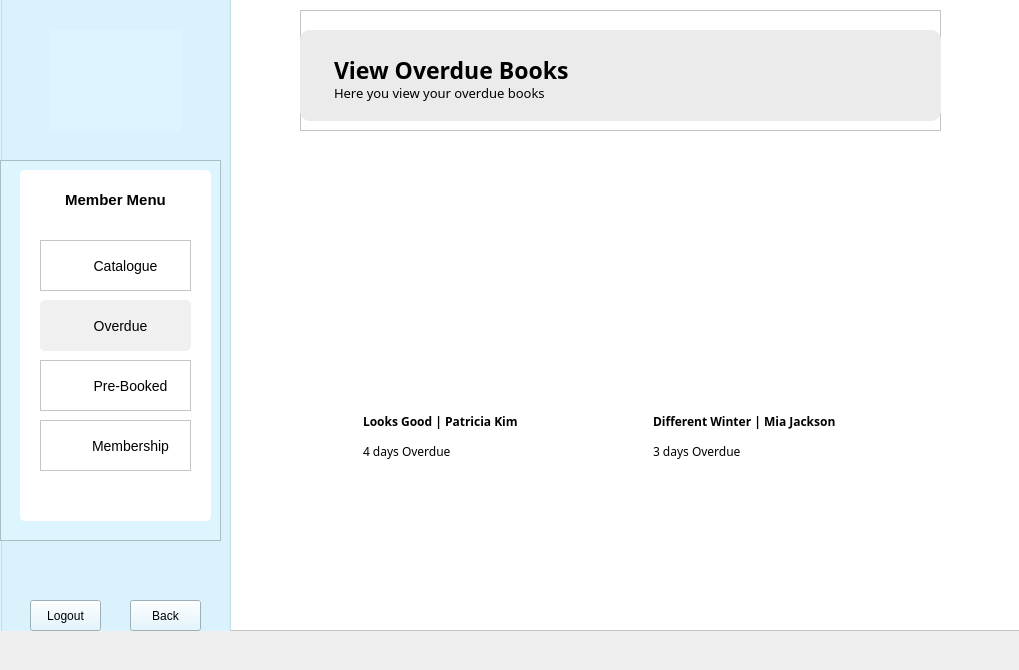
<?xml version="1.0" encoding="UTF-8"?>
<ui version="4.0">
 <class>MemberOverdue</class>
 <widget class="QDialog" name="MemberOverdue">
  <property name="geometry">
   <rect>
    <x>0</x>
    <y>0</y>
    <width>1019</width>
    <height>670</height>
   </rect>
  </property>
  <property name="windowTitle">
   <string>Dialog</string>
  </property>
  <widget class="QFrame" name="frame">
   <property name="geometry">
    <rect>
     <x>0</x>
     <y>-10</y>
     <width>1021</width>
     <height>641</height>
    </rect>
   </property>
   <property name="styleSheet">
    <string notr="true">background: white;</string>
   </property>
   <property name="frameShape">
    <enum>QFrame::StyledPanel</enum>
   </property>
   <property name="frameShadow">
    <enum>QFrame::Raised</enum>
   </property>
   <widget class="QGroupBox" name="menuPanel">
    <property name="geometry">
     <rect>
      <x>0</x>
      <y>0</y>
      <width>231</width>
      <height>671</height>
     </rect>
    </property>
    <property name="styleSheet">
     <string notr="true">background: rgb(220, 245, 255);</string>
    </property>
    <property name="title">
     <string/>
    </property>
    <widget class="QLabel" name="logo">
     <property name="geometry">
      <rect>
       <x>50</x>
       <y>40</y>
       <width>131</width>
       <height>101</height>
      </rect>
     </property>
     <property name="text">
      <string/>
     </property>
     <property name="pixmap">
      <pixmap resource="Resources.qrc">:/images/logo.png</pixmap>
     </property>
     <property name="scaledContents">
      <bool>true</bool>
     </property>
    </widget>
    <widget class="QFrame" name="menu">
     <property name="geometry">
      <rect>
       <x>0</x>
       <y>170</y>
       <width>221</width>
       <height>381</height>
      </rect>
     </property>
     <property name="frameShape">
      <enum>QFrame::StyledPanel</enum>
     </property>
     <property name="frameShadow">
      <enum>QFrame::Raised</enum>
     </property>
     <widget class="QListWidget" name="listWidget_2">
      <property name="geometry">
       <rect>
        <x>20</x>
        <y>10</y>
        <width>191</width>
        <height>351</height>
       </rect>
      </property>
      <property name="styleSheet">
       <string notr="true">background: white;
border-radius: 5px;</string>
      </property>
      <property name="frameShadow">
       <enum>QFrame::Raised</enum>
      </property>
     </widget>
     <widget class="QFrame" name="catalogue_1">
      <property name="geometry">
       <rect>
        <x>40</x>
        <y>80</y>
        <width>151</width>
        <height>51</height>
       </rect>
      </property>
      <property name="styleSheet">
       <string notr="true">background: white;</string>
      </property>
      <property name="frameShape">
       <enum>QFrame::StyledPanel</enum>
      </property>
      <property name="frameShadow">
       <enum>QFrame::Raised</enum>
      </property>
      <widget class="QLabel" name="label_5">
       <property name="geometry">
        <rect>
         <x>10</x>
         <y>10</y>
         <width>31</width>
         <height>31</height>
        </rect>
       </property>
       <property name="text">
        <string/>
       </property>
       <property name="pixmap">
        <pixmap resource="Resources.qrc">:/images/Icons/books.png</pixmap>
       </property>
       <property name="scaledContents">
        <bool>true</bool>
       </property>
      </widget>
      <widget class="QPushButton" name="catalogue">
       <property name="geometry">
        <rect>
         <x>50</x>
         <y>10</y>
         <width>71</width>
         <height>31</height>
        </rect>
       </property>
       <property name="styleSheet">
        <string notr="true">QPushButton {
background: transparent;
font-size: 14px;
border: none;
}

QPushButton:hover {
	color: rgb(124, 204, 241);
}</string>
       </property>
       <property name="text">
        <string>Catalogue</string>
       </property>
       <property name="autoDefault">
        <bool>false</bool>
       </property>
      </widget>
     </widget>
     <widget class="QFrame" name="manageBooks_1">
      <property name="geometry">
       <rect>
        <x>40</x>
        <y>140</y>
        <width>151</width>
        <height>51</height>
       </rect>
      </property>
      <property name="styleSheet">
       <string notr="true">background: rgb(240, 240, 240);
border-radius: 5px;</string>
      </property>
      <property name="frameShape">
       <enum>QFrame::StyledPanel</enum>
      </property>
      <property name="frameShadow">
       <enum>QFrame::Raised</enum>
      </property>
      <widget class="QLabel" name="label_6">
       <property name="geometry">
        <rect>
         <x>10</x>
         <y>10</y>
         <width>31</width>
         <height>31</height>
        </rect>
       </property>
       <property name="text">
        <string/>
       </property>
       <property name="pixmap">
        <pixmap resource="Resources.qrc">:/images/Icons/overdue.png</pixmap>
       </property>
       <property name="scaledContents">
        <bool>true</bool>
       </property>
      </widget>
      <widget class="QPushButton" name="manageBooks">
       <property name="geometry">
        <rect>
         <x>50</x>
         <y>10</y>
         <width>61</width>
         <height>31</height>
        </rect>
       </property>
       <property name="styleSheet">
        <string notr="true">QPushButton {
background: transparent;
font-size: 14px;
border: none;
}

QPushButton:hover {
	color: rgb(124, 204, 241);
}</string>
       </property>
       <property name="text">
        <string>Overdue</string>
       </property>
      </widget>
     </widget>
     <widget class="QFrame" name="status_1">
      <property name="geometry">
       <rect>
        <x>40</x>
        <y>200</y>
        <width>151</width>
        <height>51</height>
       </rect>
      </property>
      <property name="styleSheet">
       <string notr="true">background: white;</string>
      </property>
      <property name="frameShape">
       <enum>QFrame::StyledPanel</enum>
      </property>
      <property name="frameShadow">
       <enum>QFrame::Raised</enum>
      </property>
      <widget class="QLabel" name="label_7">
       <property name="geometry">
        <rect>
         <x>10</x>
         <y>10</y>
         <width>31</width>
         <height>31</height>
        </rect>
       </property>
       <property name="text">
        <string/>
       </property>
       <property name="pixmap">
        <pixmap resource="Resources.qrc">:/images/Icons/book.png</pixmap>
       </property>
       <property name="scaledContents">
        <bool>true</bool>
       </property>
      </widget>
      <widget class="QPushButton" name="status">
       <property name="geometry">
        <rect>
         <x>50</x>
         <y>10</y>
         <width>81</width>
         <height>31</height>
        </rect>
       </property>
       <property name="styleSheet">
        <string notr="true">QPushButton {
background: transparent;
font-size: 14px;
border: none;
}

QPushButton:hover {
	color: rgb(124, 204, 241);
}</string>
       </property>
       <property name="text">
        <string>Pre-Booked</string>
       </property>
      </widget>
     </widget>
     <widget class="QFrame" name="membership_1">
      <property name="geometry">
       <rect>
        <x>40</x>
        <y>260</y>
        <width>151</width>
        <height>51</height>
       </rect>
      </property>
      <property name="styleSheet">
       <string notr="true">background: white;</string>
      </property>
      <property name="frameShape">
       <enum>QFrame::StyledPanel</enum>
      </property>
      <property name="frameShadow">
       <enum>QFrame::Raised</enum>
      </property>
      <widget class="QLabel" name="label_8">
       <property name="geometry">
        <rect>
         <x>10</x>
         <y>10</y>
         <width>31</width>
         <height>31</height>
        </rect>
       </property>
       <property name="text">
        <string/>
       </property>
       <property name="pixmap">
        <pixmap resource="Resources.qrc">:/images/Icons/user.png</pixmap>
       </property>
       <property name="scaledContents">
        <bool>true</bool>
       </property>
      </widget>
      <widget class="QPushButton" name="membership">
       <property name="geometry">
        <rect>
         <x>50</x>
         <y>10</y>
         <width>81</width>
         <height>31</height>
        </rect>
       </property>
       <property name="styleSheet">
        <string notr="true">QPushButton {
background: transparent;
font-size: 14px;
border: none;
}

QPushButton:hover {
	color: rgb(124, 204, 241);
}</string>
       </property>
       <property name="text">
        <string>Membership</string>
       </property>
      </widget>
     </widget>
     <widget class="QLabel" name="label">
      <property name="geometry">
       <rect>
        <x>20</x>
        <y>30</y>
        <width>191</width>
        <height>20</height>
       </rect>
      </property>
      <property name="layoutDirection">
       <enum>Qt::LeftToRight</enum>
      </property>
      <property name="styleSheet">
       <string notr="true">font-weight: bold;
background: white;
font-size: 15px;
</string>
      </property>
      <property name="text">
       <string>Member Menu</string>
      </property>
      <property name="alignment">
       <set>Qt::AlignCenter</set>
      </property>
     </widget>
    </widget>
    <widget class="QPushButton" name="back">
     <property name="geometry">
      <rect>
       <x>130</x>
       <y>610</y>
       <width>71</width>
       <height>31</height>
      </rect>
     </property>
     <property name="styleSheet">
      <string notr="true">/*QPushButton {
background: white;
}*/

QPushButton:hover {
	color: rgb(106, 146, 255);
}</string>
     </property>
     <property name="text">
      <string>Back</string>
     </property>
     <property name="icon">
      <iconset theme="go-previous">
       <normaloff>../../../../../../LIS/LIS</normaloff>../../../../../../LIS/LIS</iconset>
     </property>
    </widget>
    <widget class="QPushButton" name="logout">
     <property name="geometry">
      <rect>
       <x>30</x>
       <y>610</y>
       <width>71</width>
       <height>31</height>
      </rect>
     </property>
     <property name="styleSheet">
      <string notr="true">QPushButton:hover {
	color: rgb(106, 146, 255);
}</string>
     </property>
     <property name="text">
      <string>Logout</string>
     </property>
    </widget>
   </widget>
   <widget class="QFrame" name="heading">
    <property name="geometry">
     <rect>
      <x>300</x>
      <y>20</y>
      <width>641</width>
      <height>121</height>
     </rect>
    </property>
    <property name="frameShape">
     <enum>QFrame::StyledPanel</enum>
    </property>
    <property name="frameShadow">
     <enum>QFrame::Raised</enum>
    </property>
    <widget class="QPlainTextEdit" name="plainTextEdit_2">
     <property name="geometry">
      <rect>
       <x>0</x>
       <y>20</y>
       <width>641</width>
       <height>91</height>
      </rect>
     </property>
     <property name="styleSheet">
      <string notr="true">background: rgb(235, 235, 235);
border-radius: 10px;</string>
     </property>
     <property name="frameShadow">
      <enum>QFrame::Raised</enum>
     </property>
     <property name="plainText">
      <string/>
     </property>
    </widget>
    <widget class="QPlainTextEdit" name="plainTextEdit_3">
     <property name="geometry">
      <rect>
       <x>30</x>
       <y>40</y>
       <width>411</width>
       <height>41</height>
      </rect>
     </property>
     <property name="styleSheet">
      <string notr="true">font-family: Baloo 2;
font-weight: bold;
font-size: 23px;
background: transparent;</string>
     </property>
     <property name="frameShape">
      <enum>QFrame::NoFrame</enum>
     </property>
     <property name="plainText">
      <string>View Overdue Books</string>
     </property>
    </widget>
    <widget class="QPlainTextEdit" name="plainTextEdit_4">
     <property name="geometry">
      <rect>
       <x>30</x>
       <y>70</y>
       <width>411</width>
       <height>31</height>
      </rect>
     </property>
     <property name="styleSheet">
      <string notr="true">background: transparent;
font-family: Baloo 2;
font-size: 13px;</string>
     </property>
     <property name="frameShape">
      <enum>QFrame::NoFrame</enum>
     </property>
     <property name="plainText">
      <string>Here you view your overdue books</string>
     </property>
    </widget>
   </widget>
   <widget class="QScrollArea" name="scrollArea">
    <property name="geometry">
     <rect>
      <x>290</x>
      <y>170</y>
      <width>651</width>
      <height>431</height>
     </rect>
    </property>
    <property name="styleSheet">
     <string notr="true">/* VERTICAL SCROLL*/

QScrollBar::handle:vertical {
border: none;
border-radius: 5px;
background: rgb(215, 242, 255);
margin: 15px 0 15px 0;
width: 14px;
}

/* SCROLL BUTTON - TOP*/

QScrollBar::sub-line:vertical {
border:none;
background: rgb(215, 242, 255);
height: 15px;
border-top-left-radius: 7px;
border-top-right-radius: 7px;
subcontrol-position: top;
subcontrol-origin: margin; 
}


/* SCROLL BUTTON - BOTTOM*/

QScrollBar::add-line:vertical {
border:none;
background: rgb(215, 242, 255);
height: 15px;
border-bottom-left-radius: 7px;
border-bottom-right-radius: 7px;
subcontrol-position: bottom;
subcontrol-origin: margin; 
}

</string>
    </property>
    <property name="frameShape">
     <enum>QFrame::NoFrame</enum>
    </property>
    <property name="widgetResizable">
     <bool>true</bool>
    </property>
    <widget class="QWidget" name="scrollAreaWidgetContents">
     <property name="geometry">
      <rect>
       <x>0</x>
       <y>0</y>
       <width>651</width>
       <height>431</height>
      </rect>
     </property>
     <property name="styleSheet">
      <string notr="true">border-style: none;</string>
     </property>
     <layout class="QVBoxLayout" name="verticalLayout_3">
      <item>
       <widget class="QFrame" name="frame_73">
        <property name="frameShape">
         <enum>QFrame::StyledPanel</enum>
        </property>
        <property name="frameShadow">
         <enum>QFrame::Raised</enum>
        </property>
        <widget class="QFrame" name="frame_74">
         <property name="geometry">
          <rect>
           <x>60</x>
           <y>240</y>
           <width>191</width>
           <height>51</height>
          </rect>
         </property>
         <property name="frameShape">
          <enum>QFrame::StyledPanel</enum>
         </property>
         <property name="frameShadow">
          <enum>QFrame::Raised</enum>
         </property>
         <widget class="QPlainTextEdit" name="plainTextEdit_80">
          <property name="geometry">
           <rect>
            <x>0</x>
            <y>30</y>
            <width>191</width>
            <height>21</height>
           </rect>
          </property>
          <property name="styleSheet">
           <string notr="true">font-family: Baloo 2;
background: white;</string>
          </property>
          <property name="frameShape">
           <enum>QFrame::NoFrame</enum>
          </property>
          <property name="verticalScrollBarPolicy">
           <enum>Qt::ScrollBarAlwaysOff</enum>
          </property>
          <property name="plainText">
           <string>4 days Overdue</string>
          </property>
         </widget>
         <widget class="QPlainTextEdit" name="plainTextEdit_79">
          <property name="geometry">
           <rect>
            <x>0</x>
            <y>0</y>
            <width>191</width>
            <height>21</height>
           </rect>
          </property>
          <property name="styleSheet">
           <string notr="true">font-weight: bold;
font-family: Baloo 2;
background: white;</string>
          </property>
          <property name="frameShape">
           <enum>QFrame::NoFrame</enum>
          </property>
          <property name="verticalScrollBarPolicy">
           <enum>Qt::ScrollBarAlwaysOff</enum>
          </property>
          <property name="tabChangesFocus">
           <bool>false</bool>
          </property>
          <property name="lineWrapMode">
           <enum>QPlainTextEdit::WidgetWidth</enum>
          </property>
          <property name="plainText">
           <string>Looks Good | Patricia Kim</string>
          </property>
          <property name="textInteractionFlags">
           <set>Qt::TextSelectableByKeyboard|Qt::TextSelectableByMouse</set>
          </property>
         </widget>
        </widget>
        <widget class="QLabel" name="label_43">
         <property name="geometry">
          <rect>
           <x>370</x>
           <y>20</y>
           <width>181</width>
           <height>211</height>
          </rect>
         </property>
         <property name="text">
          <string/>
         </property>
         <property name="pixmap">
          <pixmap resource="Resources.qrc">:/images/book-covers/book14.png</pixmap>
         </property>
         <property name="scaledContents">
          <bool>true</bool>
         </property>
        </widget>
        <widget class="QLabel" name="label_44">
         <property name="geometry">
          <rect>
           <x>70</x>
           <y>20</y>
           <width>181</width>
           <height>211</height>
          </rect>
         </property>
         <property name="text">
          <string/>
         </property>
         <property name="pixmap">
          <pixmap resource="Resources.qrc">:/images/book-covers/book14.png</pixmap>
         </property>
         <property name="scaledContents">
          <bool>true</bool>
         </property>
        </widget>
        <widget class="QFrame" name="frame_75">
         <property name="geometry">
          <rect>
           <x>350</x>
           <y>240</y>
           <width>231</width>
           <height>51</height>
          </rect>
         </property>
         <property name="frameShape">
          <enum>QFrame::StyledPanel</enum>
         </property>
         <property name="frameShadow">
          <enum>QFrame::Raised</enum>
         </property>
         <widget class="QPlainTextEdit" name="plainTextEdit_83">
          <property name="geometry">
           <rect>
            <x>0</x>
            <y>30</y>
            <width>191</width>
            <height>21</height>
           </rect>
          </property>
          <property name="styleSheet">
           <string notr="true">font-family: Baloo 2;
background: white;</string>
          </property>
          <property name="frameShape">
           <enum>QFrame::NoFrame</enum>
          </property>
          <property name="verticalScrollBarPolicy">
           <enum>Qt::ScrollBarAlwaysOff</enum>
          </property>
          <property name="plainText">
           <string>3 days Overdue</string>
          </property>
         </widget>
         <widget class="QPlainTextEdit" name="plainTextEdit_84">
          <property name="geometry">
           <rect>
            <x>0</x>
            <y>0</y>
            <width>221</width>
            <height>21</height>
           </rect>
          </property>
          <property name="styleSheet">
           <string notr="true">font-weight: bold;
font-family: Baloo 2;
background: white;</string>
          </property>
          <property name="frameShape">
           <enum>QFrame::NoFrame</enum>
          </property>
          <property name="verticalScrollBarPolicy">
           <enum>Qt::ScrollBarAlwaysOff</enum>
          </property>
          <property name="tabChangesFocus">
           <bool>false</bool>
          </property>
          <property name="lineWrapMode">
           <enum>QPlainTextEdit::WidgetWidth</enum>
          </property>
          <property name="plainText">
           <string>Different Winter | Mia Jackson</string>
          </property>
          <property name="textInteractionFlags">
           <set>Qt::TextSelectableByKeyboard|Qt::TextSelectableByMouse</set>
          </property>
         </widget>
        </widget>
       </widget>
      </item>
     </layout>
    </widget>
   </widget>
  </widget>
 </widget>
 <resources>
  <include location="Resources.qrc"/>
 </resources>
 <connections/>
</ui>
